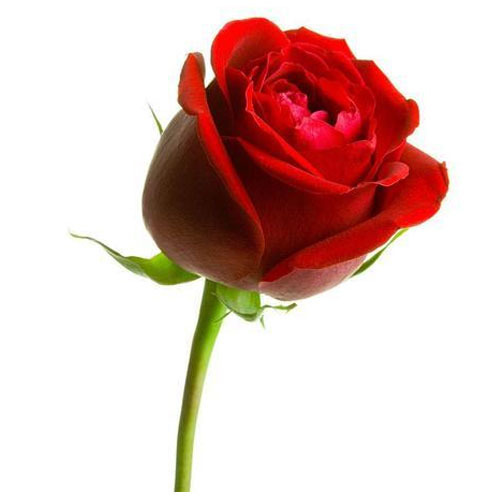
#> input picture src/perception/images/flower.jpg, 500 x 500 px
$ python contours_detection.py   (Python 2 division)   (older library calls are emulated)
#> lines starting #> are read from the running program, lines starting #| are printed output that depends on the picture; after the words box and inside, x2 and y2 are one past the last pixel; in counts of white or black regions, pixels touching at a corner belong together
#!/usr/bin/env python

from __future__ import division
import numpy as np
import cv2

def read_image(image_name, show = False):
    rgb_img = cv2.imread(image_name)
    if show:
        print 'display original image'
        cv2.namedWindow('RGB image', cv2.WINDOW_NORMAL)
        cv2.imshow('RGB image', rgb_img)
    return rgb_img

def rgb_to_grey(rgb_image, show = False):
    grey_image = cv2.cvtColor(rgb_image, cv2.COLOR_BGR2GRAY)
    if show:
        print 'display gray image'
        cv2.namedWindow('Grey image', cv2.WINDOW_NORMAL)
        cv2.imshow('Grey image', grey_image)
    return grey_image

def grey_to_binary(grey_image, adaptive, show = False):
    if adaptive:
        binary_image = cv2.adaptiveThreshold(grey_image, 255, cv2.ADAPTIVE_THRESH_GAUSSIAN_C, cv2.THRESH_BINARY_INV, 155, 2)
    else:
        ret, binary_image = cv2.threshold(grey_image, 127, 255, cv2.THRESH_BINARY_INV)
    if show:
        print 'display binary image'
        cv2.namedWindow('Binary image', cv2.WINDOW_NORMAL)
        cv2.imshow('Binary image', binary_image)
    return binary_image

def getContours(binary_image):
    _, contours, hierarchy = cv2.findContours(binary_image, cv2.RETR_TREE, cv2.CHAIN_APPROX_SIMPLE)
    return contours

def get_contour_center(contour):
    M = cv2.moments(contour)
    cx=-1
    cy=-1
    if (M['m00']!=0):
        cx= int(M['m10']/M['m00'])
        cy= int(M['m01']/M['m00'])
    return cx, cy

def draw_contours(image, contours, image_name):
    index = -1
    thickness = 2
    color = (0, 255, 0)
    cv2.drawContours(image, contours, index, color, thickness)
    print 'display contour image'
    cv2.namedWindow(image_name, cv2.WINDOW_NORMAL)
    cv2.imshow(image_name, image)

def process_contours(binary_image, rgb_image, contours):
    black_image = np.zeros([binary_image.shape[0], binary_image.shape[1],3],'uint8')

    for c in contours:
        area = cv2.contourArea(c)
        perimeter= cv2.arcLength(c, True)
        if area > 300:
            ((x, y), radius) = cv2.minEnclosingCircle(c)
            cv2.drawContours(rgb_image, [c], -1, (150,250,150), 1)
            cv2.drawContours(black_image, [c], -1, (150,250,150), 1)
            cx, cy = get_contour_center(c)
            cv2.circle(rgb_image, (cx,cy),int(radius+1),(0,0,255),2)
            cv2.circle(black_image, (cx,cy),int(radius+1),(0,0,255),2)
    print 'number of contours: {}'.format(len(contours))
    cv2.namedWindow('RGB Image Contours', cv2.WINDOW_NORMAL)
    cv2.namedWindow('Black Image Contours', cv2.WINDOW_NORMAL)
    cv2.imshow('RGB Image Contours',rgb_image)
    cv2.imshow('Black Image Contours',black_image)

def main():
    image_name = 'images/flower.jpg'

    rgb_img = read_image(image_name, True)
#> in read_image, rgb_img is the input picture: shape (500, 500, 3); mean B, G, R 190.9, 195.6, 224.4
    grey_img = rgb_to_grey(rgb_img, True)
#> in rgb_to_grey, `grey_image = cv2.cvtColor(rgb_image, cv2.COLOR_BGR2GRAY)`:
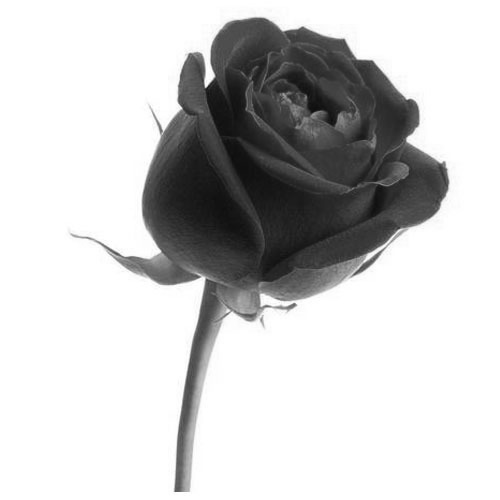
#> grey_image: shape (500, 500); min 12, max 255, mean 203.7
    bin_img = grey_to_binary(grey_img, True, True)
#> in grey_to_binary, `binary_image = cv2.adaptiveThreshold(grey_image, 255, cv2.ADAPTIVE_THR..`:
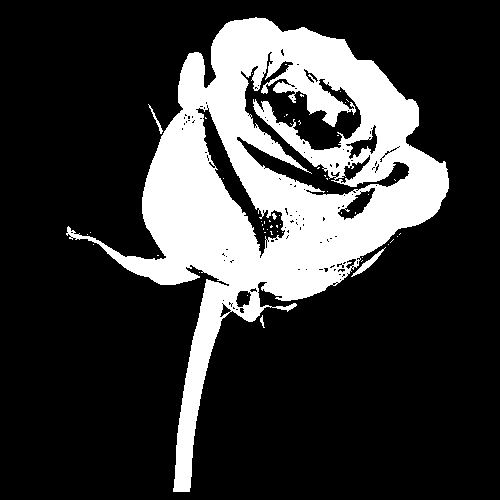
#> binary_image: shape (500, 500); 22.3% white; 52 white regions (47 under 20 px)
    contours = getContours(bin_img)
#> in getContours, `_, contours, hierarchy = cv2.findContours(binary_image, cv2.RETR_TREE,..`: contours = 205 contours, 188 with area under 20; largest, box (x1, y1, x2, y2) and area: (66, 17, 449, 492) 65546, (236, 51, 410, 196) 7348, (195, 107, 286, 259) 2736, (337, 187, 376, 221) 518, (345, 124, 378, 160) 408
    process_contours(bin_img, rgb_img, contours)
#> the loop in process_contours, `for c in contours:` made 205 passes
#> (area, perimeter, x, y, radius, cx, cy) on passes 15, 93, 119, 137, 155, 188: (65545.5, 2056, 242.3, 258.9, 242.3, 276, 180), (518.5, 136.6, 356.2, 200.8, 22.75, 356, 204), (318.5, 147.1, 352, 167.5, 21.91, 352, 170), (407.5, 147, 362, 141.5, 21.22, 363, 144), (2735.5, 506.1, 228, 183, 81.54, 239, 186), (7348, 1684, 324, 123, 98.79, 305, 132)
#> (area, perimeter) on passes 6, 14, 17, 20, 25, 27: (146.5, 94.95), (41.5, 70.18), (24, 19.31), (72.5, 40.87), (205, 60.28), (24, 22.14)
#> after the loop in process_contours, `for c in contours:`:
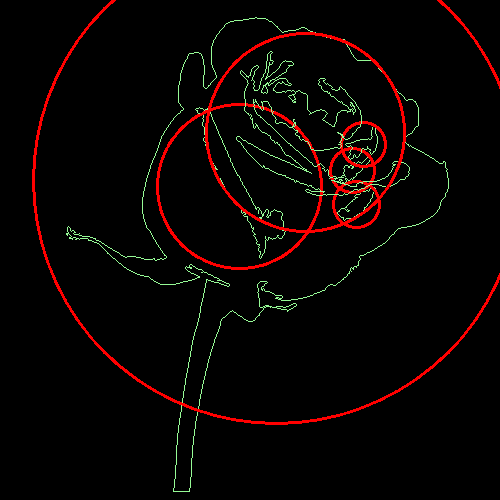
#> black_image: shape (500, 500, 3); mean B, G, R 2.2, 3.7, 9.7
#> after the loop in process_contours, `for c in contours:`:
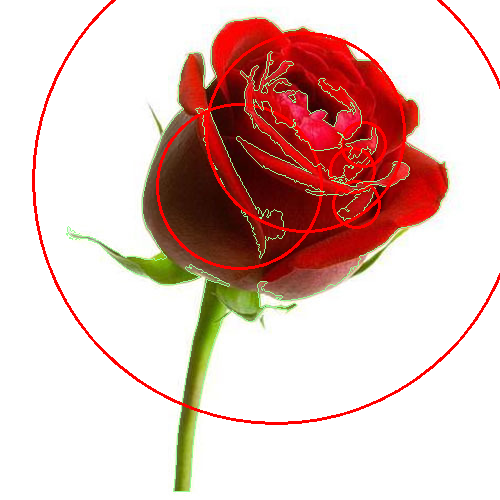
#> rgb_image: shape (500, 500, 3); 4.43% of pixels changed, all inside (x1, y1, x2, y2) = (32, 0, 500, 492)
#| number of contours: 205

    cv2.waitKey(0)
    cv2.destroyAllWindows

if __name__ == '__main__':
    main()
